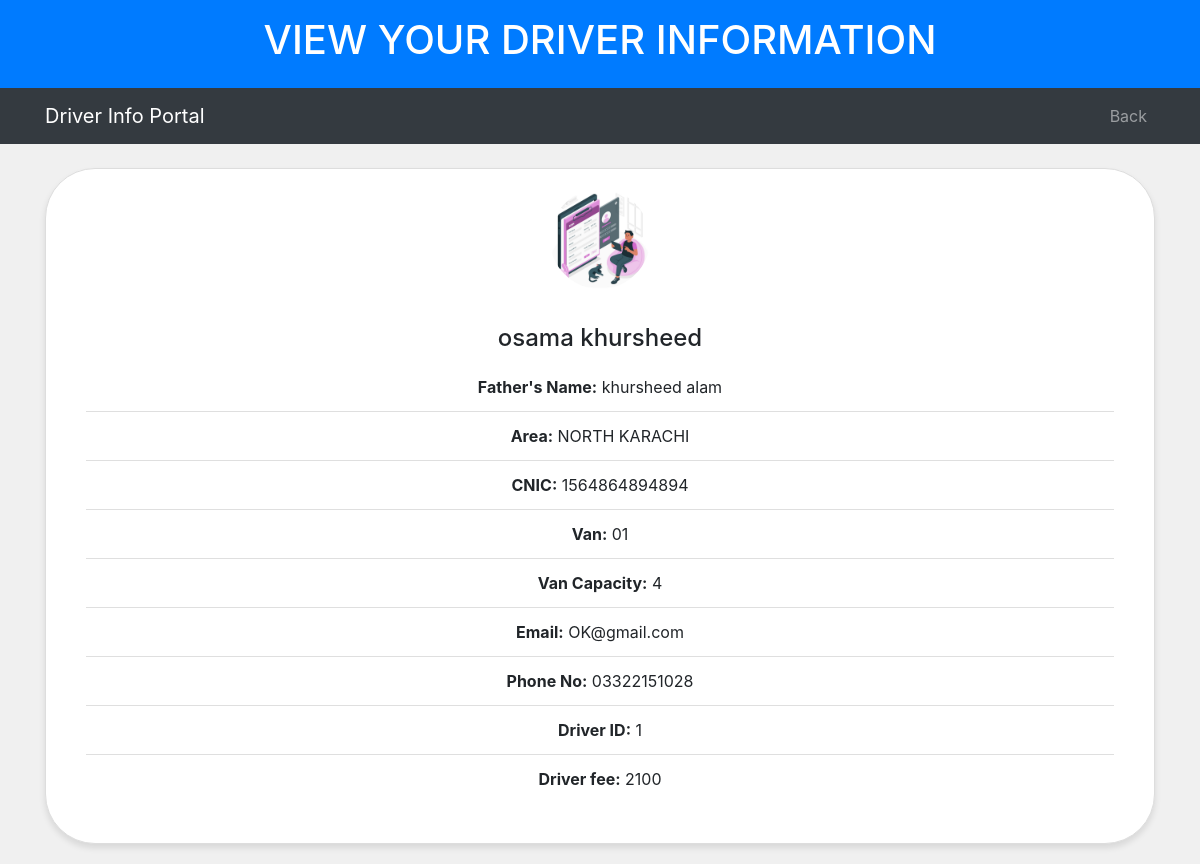
The page /view_driver/7/ on the database its author committed.
### driver/models.py (models this page shows)
class Driver(models.Model):
    first_name = models.CharField(max_length=255)
    last_name = models.CharField(max_length=255)
    profile_image = models.ImageField(upload_to='driver_profiles/', null=True, blank=True)
    father_name = models.CharField(max_length=255)
    address = models.TextField()
    area = models.CharField(max_length=255)
    cnic = models.CharField(max_length=15)
    van = models.CharField(max_length=20)
    van_capacity=models.IntegerField(default=0)
    email = models.EmailField()
    username = models.CharField(max_length=100, unique=True)
    phone_no = models.CharField(max_length=20)
    password = models.CharField(max_length=100)
    status= models.BooleanField(default=False)
    fee_amount=models.IntegerField(default=1500)

### student/views.py (the view)
# urls.py: path('view_driver/<int:student_id>/', stu.view_driver, name='view_driver'),
def view_driver(request, student_id):
    student = get_object_or_404(Student, id=student_id)
    driver_id = student.driver_id.id
    driver = get_object_or_404(Driver, id=driver_id)
    print(driver.last_name)
    return render(request, 'view_driver.html', {'student': student, 'driver': driver})

### templates/view_driver.html (shortened to what this page needs)
{% load static %}
<!DOCTYPE html>
<html>
<head>
    <link rel="stylesheet" href="https://maxcdn.bootstrapcdn.com/bootstrap/4.5.2/css/bootstrap.min.css">
    <link rel="stylesheet" href="https://cdnjs.cloudflare.com/ajax/libs/font-awesome/5.15.3/css/all.min.css">
</head>
<body>
    <header class="bg-primary text-white py-3">
        <div class="container text-center">
            <h1>VIEW YOUR DRIVER INFORMATION</h1>
        </div>
    </header>
    <nav class="navbar navbar-expand-lg navbar-dark bg-dark">
        <div class="container">
            <a class="navbar-brand" href="#">Driver Info Portal</a>
            <div class="collapse navbar-collapse" id="navbarNav">
                <ul class="navbar-nav ml-auto">
                    <li class="nav-item">
                        <a class="nav-link" href="{% url 'student_portal' student.id %}">Back</a>
                    </li>
                </ul>
            </div>
        </div>
    </nav>
    <div class="container mt-4">
        <div class="row">
            <div class="col-md-12">
                <div class="card info-card">
                    <img src="{{ driver.profile_image.url }}" class="card-img-top" alt="{{ driver.first_name }}'s Profile">
                    <div class="card-body">
                        <h5 class="card-title">{{ driver.first_name }} {{ driver.last_name }}</h5>
                        <ul class="list-group list-group-flush">
                            <li class="list-group-item"><strong>Father's Name:</strong> {{ driver.father_name }}</li>
                            <li class="list-group-item"><strong>Area:</strong> {{ driver.area }}</li>
                            <li class="list-group-item"><strong>CNIC:</strong> {{ driver.cnic }}</li>
                            <li class="list-group-item"><strong>Van:</strong> {{ driver.van }}</li>
                            <li class="list-group-item"><strong>Van Capacity:</strong> {{ driver.van_capacity }}</li>
                            <li class="list-group-item"><strong>Email:</strong> {{ driver.email }}</li>
                            <li class="list-group-item"><strong>Phone No:</strong> {{ driver.phone_no }}</li>
                            <li class="list-group-item"><strong>Driver ID:</strong> {{ driver.id }}</li>
                            <li class="list-group-item"><strong>Driver fee:</strong> {{ driver.fee_amount }}</li>
                        </ul>
                    </div>
                </div>
            </div>
        </div>
    </div>
</body>
</html>

### templates/view_driver.html (style rules this page uses)
body { background-color: #f0f0f0; }
.info-card { border: 1px solid #ddd; border-radius: 50px; padding: 20px; margin-bottom: 20px; background-color: #fff; box-shadow: 0 4px 6px rgba(0, 0, 0, 0.1); text-align: center; }
.info-card img { max-width: 100px; max-height: 100px; border-radius: 50%; display: block; margin: 0 auto 15px; }
.info-card h5 { font-size: 24px; margin-bottom: 10px; text-align: center; }
.info-card .list-group { padding: 0; }

### rows shown on the page
Driver: profile_image (picture), first_name "osama", last_name "khursheed", father_name "khursheed alam", area "NORTH KARACHI", cnic "1564864894894", van "01", van_capacity "4", email "OK@gmail.com", phone_no "03322151028", id "1", fee_amount "2100"
